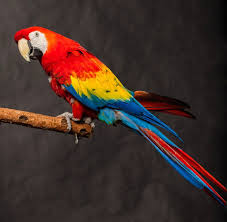
#> input picture Lab1/images/bird.jpeg, 227 x 222 px, found by its file name
$ jupyter execute Lab1.ipynb
#> lines starting #> are read from the running program, lines starting #| are printed output that depends on the picture; after the words box and inside, x2 and y2 are one past the last pixel; in counts of white or black regions, pixels touching at a corner belong together
<a href="https://colab.research.google.com/github/Valrite/Digital-Image-Processing-Labs/blob/main/Lab1/Lab1.ipynb" target="_parent"></a>

<h2>Lab 1</h2>
Write a Program to read a color digital image and perform the following:
<ol>
    <li>Split and display its RGB channels. Apply zeros to other channels, display RGB
channels again, and observe the differences.</li>
    <li>Convert it to grayscale and binary image. Display all the images one by one
along with its histogram.</li>
</ol>

[cell 1]
import cv2
import matplotlib.pyplot as plt
import numpy as np
# 1. Load the image
im = cv2.imread('bird.jpeg')
#> im is the input picture: shape (222, 227, 3); mean B, G, R 42.2, 47.2, 65.2
# 2 Convert BGR2RGB
im_rgb = cv2.cvtColor(im, cv2.COLOR_BGR2RGB)
# 3 Split image into 3 channels R, G & B
R,G,B = cv2.split(im_rgb)
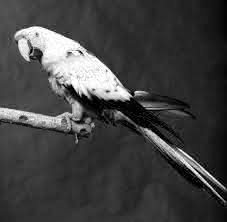
#> R: shape (222, 227); min 0, max 255, mean 65.2
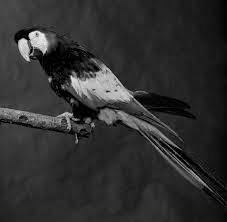
#> G: shape (222, 227); min 0, max 242, mean 47.2
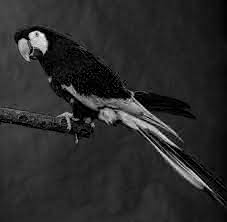
#> B: shape (222, 227); min 0, max 249, mean 42.2
fig, ax = plt.subplots(1,3)
ax[0].axis('off')
ax[0].set_title('Red component')
ax[0].imshow(R, cmap='gray')
ax[1].axis('off')
ax[1].set_title('Green component')
ax[1].imshow(G, cmap='gray')
ax[2].axis('off')
ax[2].set_title('Blue component')
ax[2].imshow(B, cmap='gray')

# 4. Create a zero matrix: zeroes with the same size as R
z = np.zeros_like(R)
# 5. Create 3 new images by merging the following channels (use cv2.merge)
# only_R = R + zeroes + zeroes
only_R = cv2.merge([R,z,z])
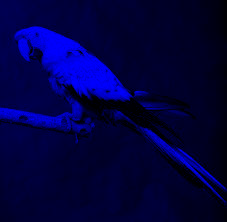
#> only_R: shape (222, 227, 3); mean of channels 0, 1, 2 65.2, 0, 0; drawn as B, G, R
# only_G = zeroes + G + zeroes
only_G = cv2.merge([z,G,z])
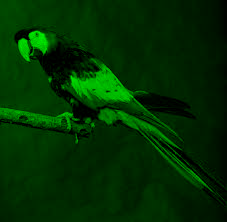
#> only_G: shape (222, 227, 3); mean of channels 0, 1, 2 0, 47.2, 0; drawn as B, G, R
# only_B = zeroes + zeroes + B
only_B = cv2.merge([z,z,B])
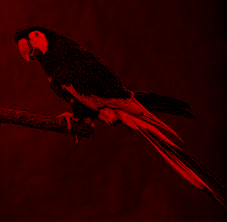
#> only_B: shape (222, 227, 3); mean of channels 0, 1, 2 0, 0, 42.2; drawn as B, G, R

#6. Display the final image as shown in the reference output figure above
fig, ax = plt.subplots(1,3)
ax[0].axis('off')
ax[0].set_title('Red with zeros')
ax[0].imshow(only_R)
ax[1].axis('off')
ax[1].set_title('Green with zeros')
ax[1].imshow(only_G)
ax[2].axis('off')
ax[2].set_title('Blue with zeros')
ax[2].imshow(only_B)

[cell 2]
def display_image_and_histogram(image, plot_title, cmap=None):
  fig, ax = plt.subplots(1, 2, figsize=(8, 2))
# Show Image with relevant title at ax[0]
  ax[0].imshow(image, cmap=cmap)
  ax[0].set_title(plot_title)
  ax[0].axis('off')
#show histogram with relevant title at ax[1]
  ax[1].hist(image.ravel())

# 1. Load image
im = cv2.imread('bird.jpeg')
# 2. Create a grayscale image 'gray' using relevant formula
B,G,R = cv2.split(im)
gray = 0.299*R+0.587*G+0.114*B
# 3. Ask user to enter threshold 'th'
th = int(input("Enter binary threshold value: "))
#> the answer given: 100
# 4. Create a binary image using the threshold value
binary = gray.copy()
binary[binary>=th]=255
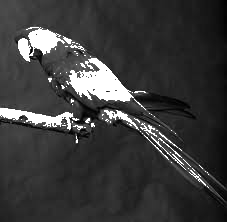
#> binary: shape (222, 227) float64; min 0, max 255, mean 59.7
binary[binary<th]=0
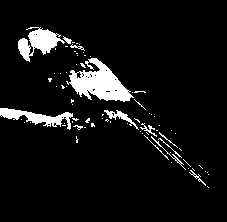
#> binary: shape (222, 227) float64; 7.2% white; 76 white regions (63 under 20 px), largest, box (x1, y1, x2, y2) and area: (66, 58, 134, 102) 1480, (18, 27, 65, 62) 771, (0, 108, 73, 130) 635
# Display all images with histograms
display_image_and_histogram(im, "Original")
display_image_and_histogram(gray, "Grayscale", cmap="gray")
display_image_and_histogram(binary, "Binary Image", cmap="gray")
#> figure, not shown here; B, G, R data is drawn as R, G, B; panel 2: tallest bar 78787 high, from x = 25.5 to 51
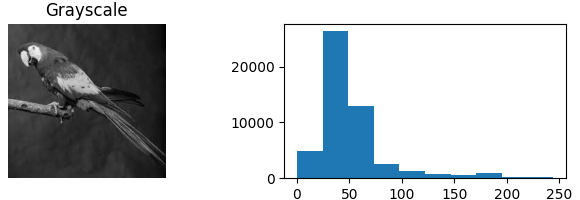
#> figure drawn by matplotlib, 2 panels; panel 2: tallest bar 26381 high, from x = 24.43 to 48.85
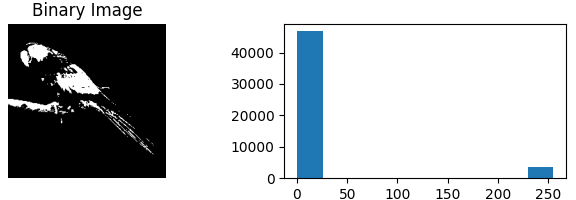
#> figure drawn by matplotlib, 2 panels; panel 2: tallest bar 46749 high, from x = 0 to 25.5

$ run again, with Lab1/images/weather.jpeg copied over Lab1/images/bird.jpeg
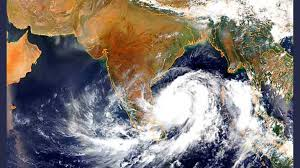
#> input picture Lab1/images/weather.jpeg, 300 x 168 px, found by its file name
#> im is the input picture: shape (168, 300, 3); mean B, G, R 117.7, 123.2, 131.9
#> `binary[binary<th]=0`:
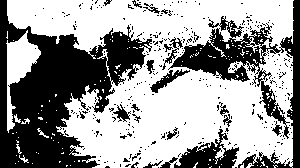
#> binary: shape (168, 300) float64; 59.8% white; 338 black regions (316 under 20 px), largest, box (x1, y1, x2, y2) and area: (0, 0, 152, 168) 11866, (168, 0, 300, 168) 5246, (174, 129, 239, 168) 1113
#> `[cell 2] def display_image_and_histogram(image, plot_title, cmap=None)..`:
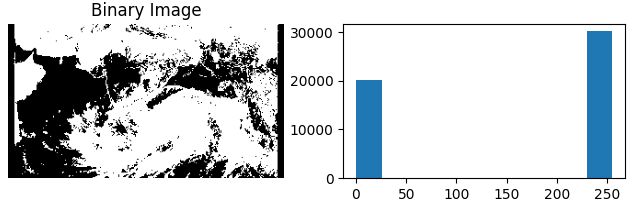
#> figure drawn by matplotlib, 2 panels; panel 2: tallest bar 30158 high, from x = 229.5 to 255
